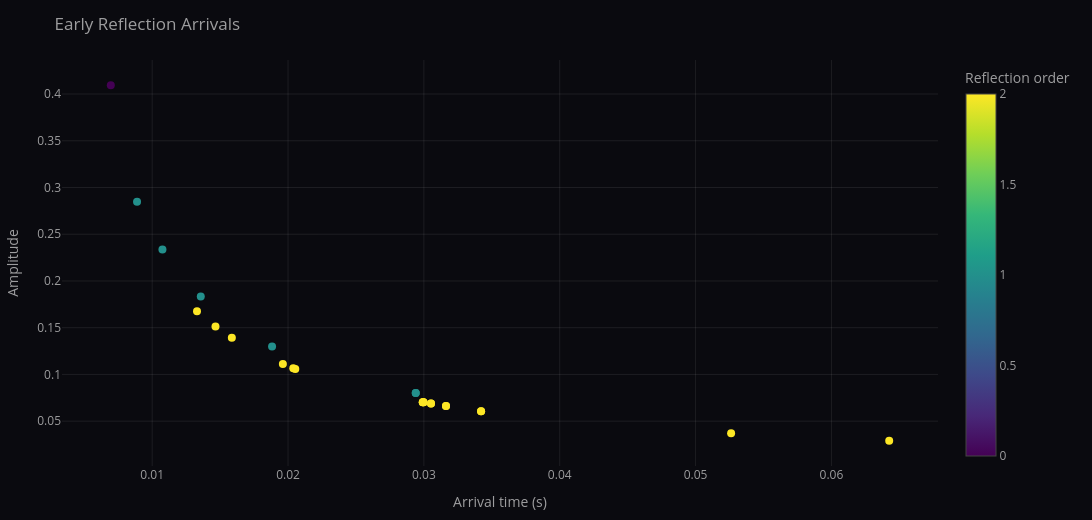

The notebook cell this image was saved under:
### Markdown cell above
## Early reflection arrivals
Arrival times are $t_i = r_i / c$ with amplitudes scaled by absorption and distance.
Use this to identify dominant early reflections for panel placement.

### Code cell
arrivals_fig = make_reflection_arrivals_figure(
    simulation,
    receiver_position=receiver_position,
)
arrivals_fig.update_layout(
    title="Early Reflection Arrivals",
    height=520,
    width=1200,
    margin=dict(l=60, r=40, t=60, b=50),
)
arrivals_fig.show()

### Figure 1 — Plotly figure (JSON) as saved in the notebook; plotly's stock layout.template omitted (floating-point values rounded to 4 significant figures)
{"data": [{"marker": {"color": [0, 1, 1, 2, 1, 2, 2, 1, 2, 2, 2, 1, 1, 2, 2, 2, 2, 2, 2, 2, 2, 2, 2, 2, 2], "colorbar": {"title": {"text": "Reflection order"}}, "colorscale": [[0.0, "#440154"], [0.1111, "#482878"], [0.2222, "#3e4989"], [0.3333, "#31688e"], [0.4444, "#26828e"], [0.5556, "#1f9e89"], [0.6667, "#35b779"], [0.7778, "#6ece58"], [0.8889, "#b5de2b"], [1.0, "#fde725"]], "showscale": true, "size": 8}, "mode": "markers", "type": "scatter", "x": [0.006954, 0.008886, 0.01076, 0.0133, 0.01358, 0.01466, 0.01586, 0.01882, 0.01962, 0.02039, 0.02053, 0.0294, 0.0294, 0.02992, 0.02992, 0.02997, 0.02997, 0.03052, 0.03052, 0.03163, 0.03163, 0.03421, 0.03421, 0.05261, 0.06425], "y": [0.4093, 0.2846, 0.2337, 0.1675, 0.1833, 0.1513, 0.1392, 0.1299, 0.1111, 0.1067, 0.1059, 0.08019, 0.08019, 0.07036, 0.07036, 0.07021, 0.07021, 0.06882, 0.06882, 0.06616, 0.06616, 0.06063, 0.06063, 0.03701, 0.02912]}], "layout": {"font": {"color": "rgba(220,220,220,0.7)"}, "height": 520, "margin": {"b": 50, "l": 60, "r": 40, "t": 60}, "paper_bgcolor": "rgba(10,10,15,1.0)", "plot_bgcolor": "rgba(10,10,15,1.0)", "title": {"text": "Early Reflection Arrivals"}, "width": 1200, "xaxis": {"color": "rgba(220,220,220,0.7)", "gridcolor": "rgba(255,255,255,0.08)", "showgrid": true, "title": {"text": "Arrival time (s)"}, "zeroline": false}, "yaxis": {"color": "rgba(220,220,220,0.7)", "gridcolor": "rgba(255,255,255,0.08)", "showgrid": true, "title": {"text": "Amplitude"}, "zeroline": false}}}
